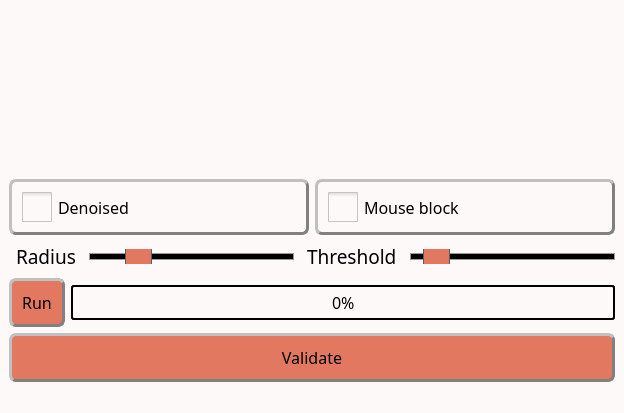
<?xml version="1.0" encoding="UTF-8"?>
<ui version="4.0">
 <class>MainWindow</class>
 <widget class="QMainWindow" name="MainWindow">
  <property name="geometry">
   <rect>
    <x>0</x>
    <y>0</y>
    <width>623</width>
    <height>413</height>
   </rect>
  </property>
  <property name="windowTitle">
   <string>Outliers filtering</string>
  </property>
  <property name="styleSheet">
   <string notr="true">/* Couleur du fond, label, combobox, progressbar vide et spin box */
QWidget, QLabel, QComboBox, QProgressBar, QSpinBox {background-color: rgb(253, 249, 248)}

/* Couleur quand inactif */
QPushButton:disabled, QComboBox:disabled, QSpinBox:disabled {background-color: rgba(243, 98, 64,150)}

/* Couleur des boutons et des selecteurs */
QPushButton, QComboBox::drop-down:button, QComboBox::down-arrow, QComboBox::down-arrow:disabled, QSpinBox::drop-down:button, QSpinBox::down-arrow, QSpinBox::down-arrow:disabled, QSpinBox::drop-up:button, QSpinBox::up-arrow, QSpinBox::up-arrow:disabled, QSlider::handle:horizontal {background-color: rgb(226, 120, 95)}

/* Couleur des bordures de même couleur que les boutons */
QComboBox::drop-down:button, QSpinBox::drop-down:button, QSpinBox::drop-up:button {border-color: rgb(193, 167, 181)}

/* Couleur des textes */
QLabel, QPushButton, QPushButton:hover, QCheckBox, QComboBox, Line, QTextEdit, QSpinBox {color: rgb(0, 0, 0)}

/* style des bordures 1 */
QLabel, QPushButton, QPushButton:hover, QCheckBox, QComboBox, QSpinBox  {
	border-style : outset;
	min-width : 5em;
}

/* style des bordures 2 */
QPushButton, QPushButton:hover, QCheckBox, QComboBox, QSpinBox  {
	border-radius: 7px;
	border-width: 3px;
	border-color: gray;
}

/* Font 1 */
QPushButton, QPushButton:hover, QCheckBox, QProgressBar {font: 12pt &quot;Noto Sans Cond&quot;}

/* Font 2 */
QComboBox, QTextEdit, QSpinBox {font: 10pt &quot;Noto Sans Cond&quot;}

/* Padding 1 */
QLabel, QComboBox, QComboBox::down-arrow, QSpinBox, QSpinBox::down-arrow, QSpinBox::up-arrow {padding : 2px;}

/* Padding 2 */
QPushButton, QPushButton:hover, QCheckBox {padding : 10px;}

/* Gestion taille des QCheckBoxes */
QCheckBox::indicator:unchecked, QCheckBox::indicator:unchecked:hover, QCheckBox::indicator:checked, QCheckBox::indicator:checked:hover  {
	width :30px;
	height : 30px;
}

QLabel {
	Border-radius : 5px;
	border-width : 0px;
	border-color : black;
	font : 14pt &quot;Noto Sans Cond&quot;;
}

QPushButton:hover {background-color: rgb(243, 98, 64);}

QCheckBox::indicator:unchecked {image: url(icons/uncheck_icon.png);}

QCheckBox::indicator:unchecked:hover {image: url(icons/uncheck_hover_icon.png);}

QCheckBox::indicator:checked {image: url(icons/Check_icon.png);}

QCheckBox::indicator:checked:hover {image: url(icons/Check_hover_icon.png);}

QComboBox::drop-down:button{
	border-radius: 4px;
	border-width: 3px;
	width: 36px;
}

QComboBox::down-arrow {
	image : url(icons/Arrow_down.png);
    width: 26px;
    height: 24px;
}

Line{
	format: plain;
	midLine-Width : 5px;
}

QFrame[height=&quot;3&quot;], QFrame[width=&quot;3&quot;] {background-color: #3A3939;}

QTextEdit{
	background-color: rgb(255, 255, 255);
	border-style: solid;
	border-radius: 5px;
	border-width: 2px;
	border-color: black;
}

QLineEdit {font : 12pt &quot;Noto Sans Cond&quot;;}

/* Gestion taille des QLineEdit */
QLineEdit::indicator:unchecked, QLineEdit::indicator:unchecked:hover, QLineEdit::indicator:checked, QLineEdit::indicator:checked:hover  {
	border-color: black;
}

QHBoxLayout {background-color: rgb(0, 240, 240, 50);}

QProgressBar {
	text-align: center;
	border: 2px solid black;
	border-radius: 3px;
 }

 QProgressBar::chunk {
	background-color: rgb(243, 98, 64);
	width: 20px;
	margin : 0.5px;
 }

QSpinBox::drop-down:button, QSpinBox::drop-up:button {
	border-radius: 2px;
	border-width: 3px;
	width: 36px;
}

QSpinBox::down-arrow {
	image : url(icons/Arrow_down.png);
    width: 26px;
    height: 24px;
}

QSpinBox::up-arrow {
	image : url(icons/Arrow_up.png);
    width: 26px;
    height: 24px;
}

QSlider::groove:horizontal {
    border: 1px solid #999999;
    height: 5px; /* the groove expands to the size of the slider by default. by giving it a height, it has a fixed size */
    background-color: rgb(0, 0, 0);
    margin: 2px 0;
}

QSlider::handle:horizontal {
    border: 1px solid #5c5c5c;
    width: 25px;
    height: 40px;
    margin: -10px 0; /* handle is placed by default on the contents rect of the groove. Expand outside the groove */
    border-radius: 3px;
}</string>
  </property>
  <widget class="QWidget" name="centralwidget">
   <property name="styleSheet">
    <string notr="true"/>
   </property>
   <layout class="QHBoxLayout" name="horizontalLayout_4">
    <item>
     <layout class="QVBoxLayout" name="verticalLayout">
      <item>
       <layout class="QHBoxLayout" name="horizontalLayout_5">
        <item>
         <widget class="ImageView" name="expSeries" native="true">
          <property name="sizePolicy">
           <sizepolicy hsizetype="MinimumExpanding" vsizetype="MinimumExpanding">
            <horstretch>0</horstretch>
            <verstretch>0</verstretch>
           </sizepolicy>
          </property>
         </widget>
        </item>
        <item>
         <widget class="PlotWidget" name="profiles" native="true">
          <property name="sizePolicy">
           <sizepolicy hsizetype="MinimumExpanding" vsizetype="MinimumExpanding">
            <horstretch>0</horstretch>
            <verstretch>0</verstretch>
           </sizepolicy>
          </property>
          <property name="minimumSize">
           <size>
            <width>600</width>
            <height>150</height>
           </size>
          </property>
         </widget>
        </item>
       </layout>
      </item>
      <item>
       <layout class="QHBoxLayout" name="horizontalLayout">
        <item>
         <widget class="QCheckBox" name="denoised">
          <property name="font">
           <font>
            <family>Noto Sans Cond</family>
            <pointsize>12</pointsize>
            <weight>50</weight>
            <italic>false</italic>
            <bold>false</bold>
           </font>
          </property>
          <property name="styleSheet">
           <string notr="true"/>
          </property>
          <property name="text">
           <string>Denoised</string>
          </property>
         </widget>
        </item>
        <item>
         <widget class="QCheckBox" name="mouseLock">
          <property name="font">
           <font>
            <family>Noto Sans Cond</family>
            <pointsize>12</pointsize>
            <weight>50</weight>
            <italic>false</italic>
            <bold>false</bold>
           </font>
          </property>
          <property name="styleSheet">
           <string notr="true"/>
          </property>
          <property name="text">
           <string>Mouse block</string>
          </property>
         </widget>
        </item>
       </layout>
      </item>
      <item>
       <layout class="QHBoxLayout" name="horizontalLayout_2">
        <item>
         <widget class="QLabel" name="label_radius">
          <property name="font">
           <font>
            <family>Noto Sans Cond</family>
            <pointsize>14</pointsize>
            <weight>50</weight>
            <italic>false</italic>
            <bold>false</bold>
           </font>
          </property>
          <property name="text">
           <string>Radius</string>
          </property>
         </widget>
        </item>
        <item>
         <widget class="QSlider" name="slider_radius">
          <property name="minimumSize">
           <size>
            <width>0</width>
            <height>15</height>
           </size>
          </property>
          <property name="maximum">
           <number>10</number>
          </property>
          <property name="pageStep">
           <number>2</number>
          </property>
          <property name="value">
           <number>2</number>
          </property>
          <property name="orientation">
           <enum>Qt::Horizontal</enum>
          </property>
         </widget>
        </item>
        <item>
         <widget class="QLabel" name="label_threshold">
          <property name="font">
           <font>
            <family>Noto Sans Cond</family>
            <pointsize>14</pointsize>
            <weight>50</weight>
            <italic>false</italic>
            <bold>false</bold>
           </font>
          </property>
          <property name="text">
           <string>Threshold</string>
          </property>
         </widget>
        </item>
        <item>
         <widget class="QSlider" name="slider_threshold">
          <property name="minimumSize">
           <size>
            <width>0</width>
            <height>15</height>
           </size>
          </property>
          <property name="maximum">
           <number>150</number>
          </property>
          <property name="value">
           <number>10</number>
          </property>
          <property name="orientation">
           <enum>Qt::Horizontal</enum>
          </property>
         </widget>
        </item>
       </layout>
      </item>
      <item>
       <layout class="QHBoxLayout" name="horizontalLayout_3">
        <item>
         <widget class="QPushButton" name="preview">
          <property name="font">
           <font>
            <family>Noto Sans Cond</family>
            <pointsize>12</pointsize>
            <weight>50</weight>
            <italic>false</italic>
            <bold>false</bold>
           </font>
          </property>
          <property name="toolTip">
           <string>&lt;html&gt;&lt;head/&gt;&lt;body&gt;&lt;p&gt;&lt;span style=&quot; font-size:11pt;&quot;&gt;Rum the computation&lt;/span&gt;&lt;/p&gt;&lt;/body&gt;&lt;/html&gt;</string>
          </property>
          <property name="styleSheet">
           <string notr="true"/>
          </property>
          <property name="text">
           <string>Run</string>
          </property>
          <property name="icon">
           <iconset>
            <normaloff>TSG_icons/run_icon.png</normaloff>TSG_icons/run_icon.png</iconset>
          </property>
         </widget>
        </item>
        <item>
         <widget class="QProgressBar" name="progressBar">
          <property name="font">
           <font>
            <family>Noto Sans Cond</family>
            <pointsize>12</pointsize>
            <weight>50</weight>
            <italic>false</italic>
            <bold>false</bold>
           </font>
          </property>
          <property name="styleSheet">
           <string notr="true"/>
          </property>
          <property name="value">
           <number>0</number>
          </property>
         </widget>
        </item>
       </layout>
      </item>
      <item>
       <widget class="QPushButton" name="Validate_button">
        <property name="minimumSize">
         <size>
          <width>116</width>
          <height>0</height>
         </size>
        </property>
        <property name="font">
         <font>
          <family>Noto Sans Cond</family>
          <pointsize>12</pointsize>
          <weight>50</weight>
          <italic>false</italic>
          <bold>false</bold>
         </font>
        </property>
        <property name="toolTip">
         <string>&lt;html&gt;&lt;head/&gt;&lt;body&gt;&lt;p&gt;&lt;span style=&quot; font-size:11pt;&quot;&gt;Export data to the main GUI&lt;/span&gt;&lt;/p&gt;&lt;/body&gt;&lt;/html&gt;</string>
        </property>
        <property name="styleSheet">
         <string notr="true"/>
        </property>
        <property name="text">
         <string>Validate</string>
        </property>
        <property name="icon">
         <iconset>
          <normaloff>TSG_icons/Export.png</normaloff>TSG_icons/Export.png</iconset>
        </property>
       </widget>
      </item>
     </layout>
    </item>
   </layout>
  </widget>
  <widget class="QMenuBar" name="menubar">
   <property name="geometry">
    <rect>
     <x>0</x>
     <y>0</y>
     <width>623</width>
     <height>20</height>
    </rect>
   </property>
  </widget>
  <widget class="QStatusBar" name="statusbar"/>
 </widget>
 <customwidgets>
  <customwidget>
   <class>ImageView</class>
   <extends>QWidget</extends>
   <header>pyqtgraph</header>
   <container>1</container>
  </customwidget>
  <customwidget>
   <class>PlotWidget</class>
   <extends>QWidget</extends>
   <header>pyqtgraph</header>
   <container>1</container>
  </customwidget>
 </customwidgets>
 <resources/>
 <connections/>
</ui>
